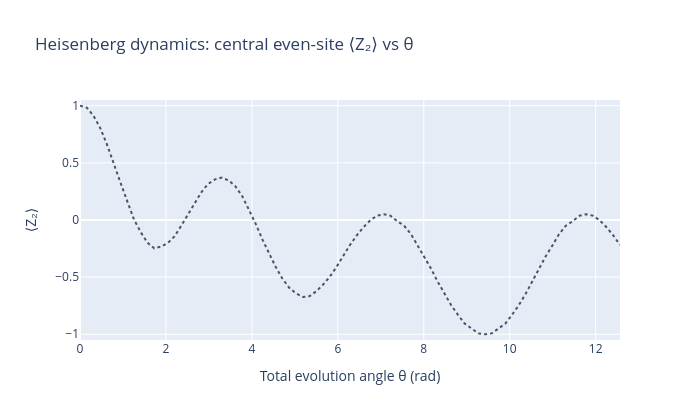

Source (notebook cell):
### Code cell
fig = go.Figure()
fig.add_trace(go.Scatter(x=THETAS_IDEAL, y=ideal, name="ideal (statevector)",
                         line=dict(color="#475569", dash="dot")))
if measured is not None:
    fig.add_trace(go.Scatter(x=THETAS, y=measured["qiskit"], mode="lines+markers",
                             name="qiskit policy (measured)",
                             marker=dict(color="#2563eb", size=9)))
    fig.add_trace(go.Scatter(x=THETAS, y=measured["legacy_device_gateway"],
                             mode="lines+markers",
                             name="legacy policy (measured)",
                             marker=dict(color="#dc2626", size=9)))
fig.update_layout(
    title="Heisenberg dynamics: central even-site ⟨Z₂⟩ vs θ",
    xaxis=dict(title="Total evolution angle θ (rad)"),
    yaxis=dict(title="⟨Z₂⟩", range=[-1.05, 1.05]),
    width=700, height=420,
)
fig.show()

### Figure 1 — Plotly figure (JSON) as saved in the notebook; plotly's stock layout.template omitted (floating-point values rounded to 4 significant figures)
{"data": [{"line": {"color": "#475569", "dash": "dot"}, "name": "ideal (statevector)", "type": "scatter", "x": [0, 0.1571, 0.3142, 0.4712, 0.6283, 0.7854, 0.9425, 1.1, 1.257, 1.414, 1.571, 1.728, 1.885, 2.042, 2.199, 2.356, 2.513, 2.67, 2.827, 2.985, 3.142, 3.299, 3.456, 3.613, 3.77, 3.927, 4.084, 4.241, 4.398, 4.555, 4.712, 4.869, 5.027, 5.184, 5.341, 5.498, 5.655, 5.812, 5.969, 6.126, 6.283, 6.44, 6.597, 6.754, 6.912, 7.069, 7.226, 7.383, 7.54, 7.697, 7.854, 8.011, 8.168, 8.325, 8.482, 8.639, 8.796, 8.954, 9.111, 9.268, 9.425, 9.582, 9.739, 9.896, 10.05, 10.21, 10.37, 10.52, 10.68, 10.84, 11.0, 11.15, 11.31, 11.47, 11.62, 11.78, 11.94, 12.1, 12.25, 12.41, 12.57], "y": [1, 0.9829, 0.9126, 0.8042, 0.6597, 0.4854, 0.3267, 0.1646, 0.004395, -0.1064, -0.1987, -0.248, -0.2324, -0.2017, -0.1436, -0.0498, 0.04785, 0.1455, 0.2451, 0.3164, 0.3555, 0.3706, 0.3467, 0.2964, 0.2114, 0.09277, -0.02979, -0.168, -0.2969, -0.4111, -0.5146, -0.5928, -0.6426, -0.6729, -0.667, -0.624, -0.5664, -0.4971, -0.4106, -0.3086, -0.2183, -0.1353, -0.06299, -0.00293, 0.03809, 0.05029, 0.0376, -0.01025, -0.04883, -0.1206, -0.2222, -0.3164, -0.4248, -0.5405, -0.6484, -0.7461, -0.8301, -0.9072, -0.9487, -0.9922, -1, -0.9922, -0.9487, -0.9072, -0.8301, -0.7461, -0.6484, -0.5405, -0.4248, -0.3164, -0.2222, -0.1206, -0.04883, -0.01025, 0.0376, 0.05029, 0.03809, -0.00293, -0.06299, -0.1353, -0.2183]}], "layout": {"height": 420, "title": {"text": "Heisenberg dynamics: central even-site ⟨Z₂⟩ vs θ"}, "width": 700, "xaxis": {"title": {"text": "Total evolution angle θ (rad)"}}, "yaxis": {"range": [-1.05, 1.05], "title": {"text": "⟨Z₂⟩"}}}}
